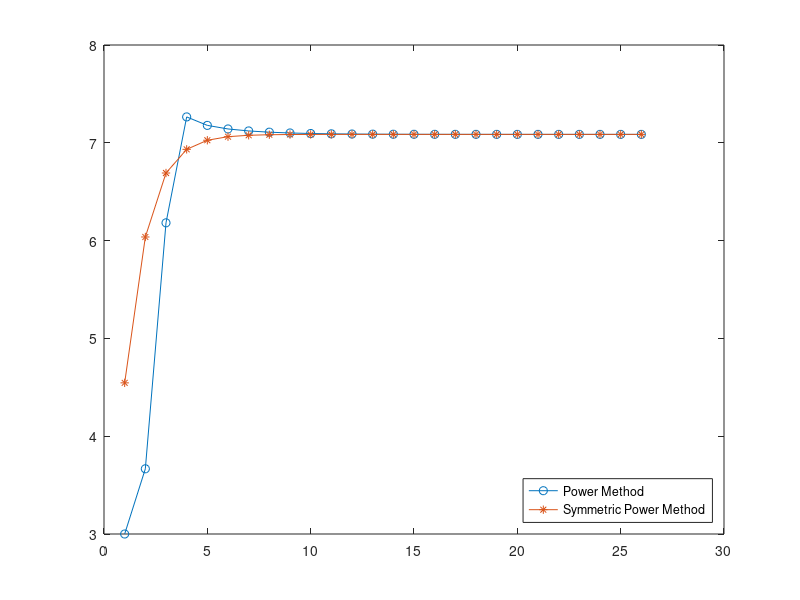

MATLAB code for this plot:
%% a) Dominant eigenvalue

% Compute Eigenvalues in Matlab
A = [4 1 -1 0; 1 3 -1 0; -1 -1 5 2; 0 0 2 4];
display(A)
[V, D] = eig(A);  % diagonal entries of D are e-values, column vectors of V are e-vectors s.t. A*V = V*D
display(D)

%% Power Method with scaling : compute the largest eigenvalue and its corresponding eigenvector
w = zeros(4,4); % matrix of eigenvector approx. - kth col = kth iter e-vec approx --- 0: w(1); w(2); ...
x_approx = zeros(4,4);  % matrix of normalized eigenvector approx. -- same size as A -- x(0); x(1); ...
mu = []; % array of e-vals, 0, mu(1), mu(2), ... where mu(1) is dominant e-val


A = [4 1 -1 0; 1 3 -1 0; -1 -1 5 2; 0 0 2 4];
x0 = [0; 1; 0; 0];          %initialize with random non-zero col vector 
x0 = x0/norm(x0,"inf");           %normalize initalizer

%compute first iter with given x0
w(:,1) = A*x0 ; 
x_approx(:,1) = w(:,1)/ norm(w(:,1), "inf") ;
mu(1) = norm(w(:,1), "inf")

% disp("Norm w1")
% disp(norm(w( :,1)));
% disp(w( :,1))

%compute second iter 
w(:,2) = A*x_approx(:,1) ;             
x_approx(:,2) = w(:,2)/ norm(w(:,2), "inf") ;
mu(2) = norm(w(:,2), "inf")

% disp("Norm w2")
% disp(norm(w(:,2)));
% disp(w( :,2))

iter = 2;                    %set iter counter- iter updates once it has finished that iteration
k= 3;    
                                                                                      
while (norm(mu(iter) - mu(iter-1),1) > 10^(-4)) || (norm(x_approx(:, iter) - x_approx(:, iter-1), "inf") > 10^(-4)) || (iter <= 25 )
    
    w(:,k) = A*x_approx(:,k-1);                 %eigenvector approx
    x_approx(:,k) = w(:,k)/ norm(w(:,k), "inf");       % normalize e-vec approx 
    mu(k) = norm(w(:,k), "inf")     % e-val approx  using Rayleigh Quotient

    k = k+1 ;
    iter = iter + 1;
    
end


%display ("Eigenvectors approx")
%display(x_approx)
%display("Iterations")
%display(iter)
%plot(mu)
%display (norm(x_approx(:,2) - x_approx(:,1)));
%display(norm(mu(iter) - mu(iter-1)));


%% Symmetric Power Method : compute the largest eigenvalue and its corresponding eigenvector
w_sym = zeros(4,4); % matrix of eigenvector approx. - kth col = kth iter e-vec approx --- 0: w(1); w(2); ...
x_approx_sym = zeros(4,4);  % matrix of normalized eigenvector approx. -- same size as A -- x(0); x(1); ...
mu_sym = []; % array of e-vals, 0, mu(1), mu(2), ... where mu(1) is dominant e-val


A = [4 1 -1 0; 1 3 -1 0; -1 -1 5 2; 0 0 2 4];
x0 = [0; 1; 0; 0];          %initialize with random non-zero col vector 
x0 = x0/norm(x0, 2);           %normalize initalizer - 2-norm

%compute first iter with given x0
w_sym(:,1) = A*x0 ;             
x_approx_sym(:,1) = w_sym(:,1)/ norm(w_sym(:,1), 2) ;
mu_sym(1) = (x_approx_sym(:,1)'*A*x_approx_sym(:,1))

%compute second iter  
w_sym(:,2) = A*x_approx_sym(:,1) ;             
x_approx_sym(:,2) = w_sym(:,2)/ norm(w_sym(:,2), 2) ;
mu_sym(2) = (x_approx_sym(:,2)'*A*x_approx_sym(:,2))

iter = 2;                    %set iter counter- iter updates once it has finished that iteration
k= 3;    
                                                                                      
while (norm(mu_sym(iter) - mu_sym(iter-1),2) > 10^(-4)) || (norm(x_approx_sym(:, iter) - x_approx_sym(:, iter-1),2) > 10^(-4)) || (iter <= 25 )
    
    w_sym(:,k) = A*x_approx_sym(:,k-1);                 %eigenvector approx
    x_approx_sym(:,k) = w_sym(:,k)/ norm(w_sym(:,k),2);       % normalize e-vec approx 
    mu_sym(k) = (x_approx_sym(:,k)'*A*x_approx_sym(:,k))    % e-val approx  using Rayleigh Quotient

    k = k+1 ;
    iter = iter + 1;
    
end


format long
display("Eigenvalues approx for symmetric power method") 
display(mu_sym')
display("Eigenvalues approx for power method") 
display(mu')
%display ("Eigenvectors approx for sym")
%display(x_approx_sym)
%display("Iterations for sym ")
%display(iter)
%display (norm(x_approx(:,2) - x_approx(:,1)));
%display(norm(mu(iter) - mu(iter-1)));
plot(mu,'-o');
hold on
plot(mu_sym, '-*');
hold off
legend("Power Method" , "Symmetric Power Method", "Location", "southeast");
